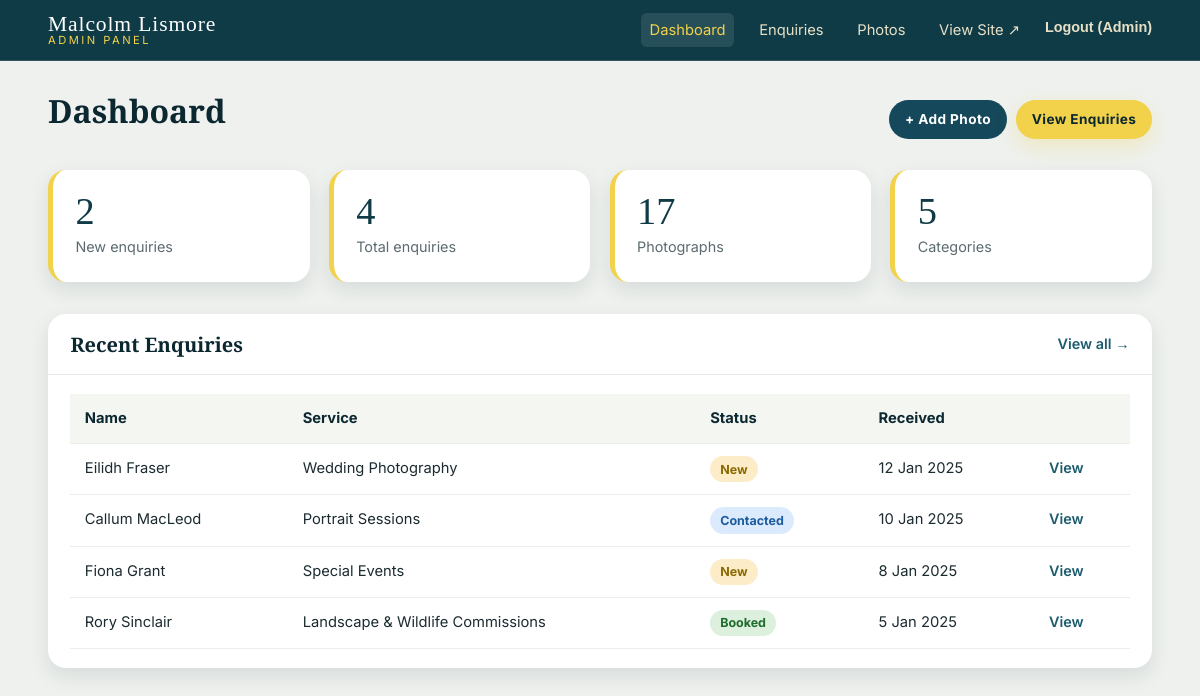
The page /admin/index.php (signed in) on the database its author committed.
### tables this page shows
CREATE TABLE IF NOT EXISTS enquiries (
  enquiry_id    INT AUTO_INCREMENT PRIMARY KEY,
  name          VARCHAR(100)    NOT NULL,
  email         VARCHAR(150)    NOT NULL,
  phone         VARCHAR(40)     NULL,
  service_type  VARCHAR(100)    NULL,
  event_date    DATE            NULL,
  location      VARCHAR(150)    NULL,
  budget        VARCHAR(60)     NULL,
  message       TEXT            NOT NULL,
  status        ENUM('new','contacted','booked','closed')
                                NOT NULL DEFAULT 'new',
  created_at    TIMESTAMP       NOT NULL DEFAULT CURRENT_TIMESTAMP,
  INDEX idx_enquiries_status  (status),
  INDEX idx_enquiries_created (created_at)
);

### includes/db.php (called while the page is built, shortened)
<?php
function db(): PDO
{
    static $pdo = null;
    if ($pdo instanceof PDO) {
        return $pdo;
    }
    $dsn = sprintf(
        'mysql:host=%s;port=%s;dbname=%s;charset=%s',
        DB_HOST,
        DB_PORT,
        DB_NAME,
        DB_CHARSET
    );
    $options = [
        PDO::ATTR_ERRMODE            => PDO::ERRMODE_EXCEPTION,
        PDO::ATTR_DEFAULT_FETCH_MODE => PDO::FETCH_ASSOC,
        PDO::ATTR_EMULATE_PREPARES   => false,
    ];
    try {
        $pdo = new PDO($dsn, DB_USER, DB_PASS, $options);
    } catch (PDOException $e) {
        http_response_code(500);
        exit('Sorry, we are experiencing a database connection problem. Please try again later.');
    }
    return $pdo;
}

### includes/functions.php (called while the page is built, shortened)
<?php
require_once __DIR__ . '/db.php';
function e(?string $value): string
{
    return htmlspecialchars((string) $value, ENT_QUOTES | ENT_SUBSTITUTE, 'UTF-8');
}

### admin/index.php (the view, shortened to what this page needs)
<?php
require_once __DIR__ . '/../includes/admin-header.php';
$newEnquiries  = (int) db()->query("SELECT COUNT(*) FROM enquiries WHERE status = 'new'")->fetchColumn();
$totalEnquiry  = (int) db()->query('SELECT COUNT(*) FROM enquiries')->fetchColumn();
$totalPhotos   = (int) db()->query('SELECT COUNT(*) FROM photos')->fetchColumn();
$totalCats     = (int) db()->query('SELECT COUNT(*) FROM categories')->fetchColumn();
$recent = db()->query(
    'SELECT enquiry_id, name, service_type, status, created_at
     FROM enquiries ORDER BY created_at DESC LIMIT 5'
)->fetchAll();
?>
<div class="admin-title">
  <h1 style="color:var(--teal-900);">Dashboard</h1>
  <div style="display:flex;gap:0.6rem;flex-wrap:wrap;">
    <a class="btn btn-teal btn-sm" href="photo-add.php">+ Add Photo</a>
    <a class="btn btn-gold btn-sm" href="enquiries.php">View Enquiries</a>
  </div>
</div>
<div class="stat-grid">
  <div class="stat-card">
    <div class="num"><?= $newEnquiries ?></div>
    <div class="lbl">New enquiries</div>
  </div>
  <div class="stat-card">
    <div class="num"><?= $totalEnquiry ?></div>
    <div class="lbl">Total enquiries</div>
  </div>
  <div class="stat-card">
    <div class="num"><?= $totalPhotos ?></div>
    <div class="lbl">Photographs</div>
  </div>
  <div class="stat-card">
    <div class="num"><?= $totalCats ?></div>
    <div class="lbl">Categories</div>
  </div>
</div>
<div class="panel">
  <div class="panel-head">
    <h2>Recent Enquiries</h2>
    <a class="link-btn" href="enquiries.php">View all &rarr;</a>
  </div>
  <div class="panel-body">
    <?php if (empty($recent)): ?>
      <p style="color:var(--muted);">No enquiries have been submitted yet.</p>
    <?php else: ?>
      <table class="data-table">
        <thead>
          <tr><th>Name</th><th>Service</th><th>Status</th><th>Received</th><th></th></tr>
        </thead>
        <tbody>
          <?php foreach ($recent as $row): ?>
            <tr>
              <td><?= e($row['name']) ?></td>
              <td><?= e((string) ($row['service_type'] ?? '—')) ?></td>
              <td><span class="status-pill status-<?= e($row['status']) ?>"><?= e($row['status']) ?></span></td>
              <td><?= e(date('j M Y', strtotime((string) $row['created_at']))) ?></td>
              <td><a class="link-btn" href="enquiry-view.php?id=<?= (int) $row['enquiry_id'] ?>">View</a></td>
            </tr>
          <?php endforeach; ?>
        </tbody>
      </table>
    <?php endif; ?>
  </div>
</div>
<?php require __DIR__ . '/../includes/admin-footer.php'; ?>

### assets/css/style.css (style rules this page uses)
:root { --teal-900: #0b2730; --teal-800: #0f3b47; --teal-700: #14485a; --teal-600: #1c5c6e; --teal-500: #2a7385; --ivory: #f6f1e3; --sand: #e7e0c6; --sand-dark: #d8cfae; --gold: #f2d24a; --gold-dark: #d9b61f; --ink: #1c2b30; --muted: #5b6b70; --white: #ffffff; --line: rgba(255, 255, 255, 0.14); --shadow: 0 18px 45px rgba(11, 39, 48, 0.28); --radius: 18px; --maxw: 1200px; --font-head: "Playfair Display", Georgia, "Times New Roman", serif; --font-body: "Inter", "Segoe UI", Arial, Helvetica, sans-serif; }
* { box-sizing: border-box; }
html { scroll-behavior: smooth; }
body { margin: 0; font-family: var(--font-body); color: var(--ivory); background: var(--teal-800); line-height: 1.7; font-size: 16px; -webkit-font-smoothing: antialiased; }
a { color: inherit; text-decoration: none; }
h1, h2, h3, h4 { font-family: var(--font-head); font-weight: 700; line-height: 1.15; margin: 0 0 0.5em; color: var(--white); }
.btn { display: inline-block; padding: 0.85em 1.9em; border-radius: 999px; font-weight: 700; letter-spacing: 0.03em; border: 2px solid transparent; cursor: pointer; transition: transform 0.15s ease, background 0.2s ease, color 0.2s ease, box-shadow 0.2s ease; font-family: var(--font-body); font-size: 0.95rem; }
.btn-gold { background: var(--gold); color: var(--teal-900); box-shadow: 0 8px 20px rgba(242, 210, 74, 0.28); }
.btn-teal { background: var(--teal-700); color: var(--white); }
.admin-body { background: #eef1ee; color: var(--ink); min-height: 100vh; }
.admin-title { display: flex; align-items: center; justify-content: space-between; flex-wrap: wrap; gap: 1rem; margin-bottom: 1.5rem; }
.stat-grid { display: grid; grid-template-columns: repeat(4, 1fr); gap: 1.2rem; margin-bottom: 2rem; }
.stat-card { background: var(--white); border-radius: var(--radius); padding: 1.4rem; box-shadow: 0 8px 20px rgba(11, 39, 48, 0.1); border-left: 5px solid var(--gold); }
.stat-card .num { font-family: var(--font-head); font-size: 2.4rem; color: var(--teal-800); line-height: 1; }
.stat-card .lbl { color: var(--muted); font-size: 0.9rem; margin-top: 0.3rem; }
.panel { background: var(--white); border-radius: var(--radius); box-shadow: 0 8px 20px rgba(11, 39, 48, 0.1); overflow: hidden; }
.panel-head { padding: 1.1rem 1.4rem; border-bottom: 1px solid #e4e7e2; display: flex; justify-content: space-between; align-items: center; flex-wrap: wrap; gap: 0.8rem; }
.panel-head h2 { color: var(--teal-900); font-size: 1.25rem; margin: 0; }
.panel-body { padding: 1.2rem 1.4rem; }
.data-table { width: 100%; border-collapse: collapse; }
.data-table th, .data-table td { padding: 0.75rem 0.9rem; text-align: left; border-bottom: 1px solid #eceee9; font-size: 0.92rem; vertical-align: top; }
.data-table th { background: #f4f6f2; color: var(--teal-900); font-weight: 700; }
.status-pill { display: inline-block; padding: 0.2em 0.8em; border-radius: 999px; font-size: 0.78rem; font-weight: 700; text-transform: capitalize; }
.status-new { background: #fdecc8; color: #8a6a00; }
.status-contacted { background: #dceafd; color: #1c5c9e; }
.status-booked { background: #dcf0dd; color: #1f6b2c; }
.link-btn { background: none; border: 0; color: var(--teal-600); cursor: pointer; font-weight: 600; padding: 0; font-size: 0.9rem; }
.btn-sm { padding: 0.45em 1em; font-size: 0.85rem; }

### rows shown on the page
enquiries: name "Eilidh Fraser", service_type "Wedding Photography", status "New", created_at "12 Jan 2025"
enquiries: name "Callum MacLeod", service_type "Portrait Sessions", status "Contacted", created_at "10 Jan 2025"
enquiries: name "Fiona Grant", service_type "Special Events", status "New", created_at "8 Jan 2025"
enquiries: name "Rory Sinclair", service_type "Landscape & Wildlife Commissions", status "Booked", created_at "5 Jan 2025"

### other values the page prints
$adminUsername "Admin"
$newEnquiries "2"
$totalEnquiry "4"
$totalPhotos "17"
$totalCats "5"
